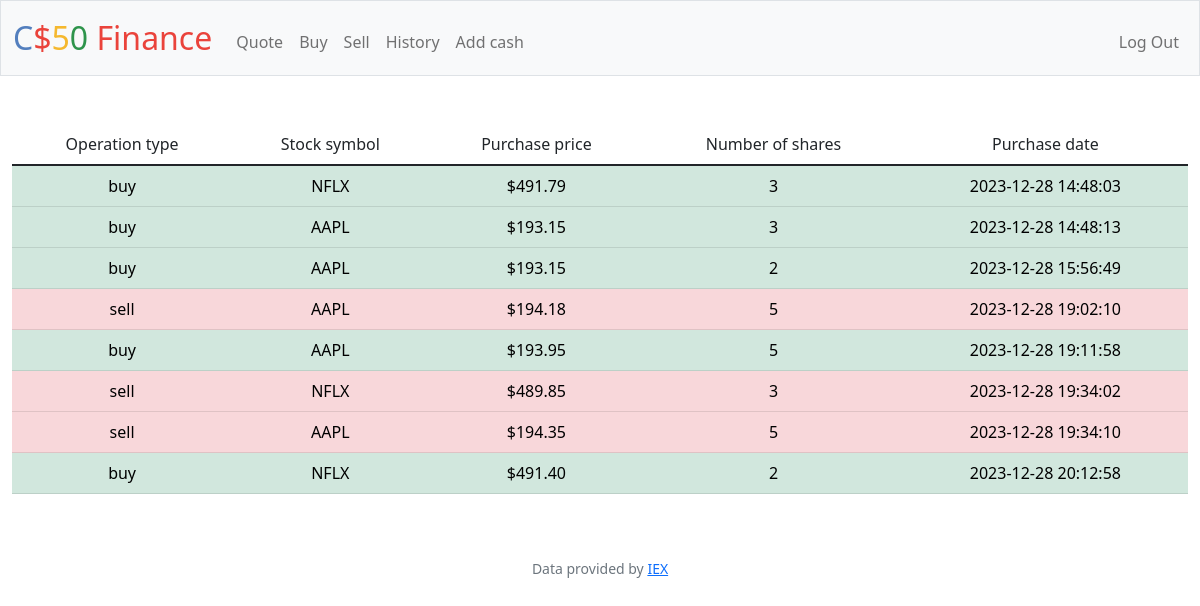
Screenshot of /history (signed in) with the database file from the repository.
### tables this page shows
CREATE TABLE purchases (
  id INTEGER PRIMARY KEY AUTOINCREMENT NOT NULL,
  user_id INTEGER NOT NULL,
  stock_id INTEGER NOT NULL,
  stock_price REAL NOT NULL,
  stock_count INTEGER NOT NULL,
  purchase_date NUMERIC NOT NULL, "type" TEXT NOT NULL,
  FOREIGN KEY(user_id) REFERENCES users(id),
  FOREIGN KEY(stock_id) REFERENCES stocks(id)
);

CREATE TABLE stocks (
  id INTEGER PRIMARY KEY AUTOINCREMENT NOT NULL,
  name TEXT NOT NULL,
  symbol TEXT NOT NULL);

### app.py (the view)
@app.route("/history")
@login_required
def history():
    current_user = session["user_id"]
    user_purchases = db.execute(
        "SELECT stock_price, stock_count, purchase_date, type, symbol FROM purchases JOIN stocks ON stocks.id = purchases.stock_id WHERE user_id = ? ORDER BY purchase_date",
        current_user,
    )
    return render_template("history.html", purchases=user_purchases)

### app.py (called while the page is built)
@app.after_request
def after_request(response):
    response.headers["Cache-Control"] = "no-cache, no-store, must-revalidate"
    response.headers["Expires"] = 0
    response.headers["Pragma"] = "no-cache"
    return response

### helpers.py (called while the page is built)
def login_required(f):
    @wraps(f)
    def decorated_function(*args, **kwargs):
        if session.get("user_id") is None:
            return redirect("/login")
        return f(*args, **kwargs)
    return decorated_function

def usd(value):
    return f"${value:,.2f}"

### templates/history.html
{% extends "layout.html" %} {% block title %} History {% endblock %} {% block main %}
<table class="table">
    <thead>
        <tr>
            <td>Operation type</td>
            <td>Stock symbol</td>
            <td>Purchase price</td>
            <td>Number of shares</td>
            <td>Purchase date</td>
        </tr>
    </thead>
    <tbody>
        {% for purchase in purchases %} {% if purchase.type == "sell" %}
        <tr class="table-danger">
            <td>{{ purchase.type }}</td>
            <td>{{ purchase.symbol }}</td>
            <td>{{ purchase.stock_price | usd }}</td>
            <td>{{ purchase.stock_count }}</td>
            <td>{{ purchase.purchase_date }}</td>
        </tr>
        {% else %}
        <tr class="table-success">
            <td>{{ purchase.type }}</td>
            <td>{{ purchase.symbol }}</td>
            <td>{{ purchase.stock_price | usd }}</td>
            <td>{{ purchase.stock_count }}</td>
            <td>{{ purchase.purchase_date }}</td>
        </tr>
        {% endif %} {% endfor %}
    </tbody>
</table>
{% endblock %}

### templates/layout.html (shortened to what this page needs)
<!DOCTYPE html>
<html lang="en">
    <head>
        <link
            href="https://cdn.jsdelivr.net/npm/bootstrap@5.1.3/dist/css/bootstrap.min.css"
            rel="stylesheet"
        />
        <link href="/static/styles.css" rel="stylesheet" />
    </head>
    <body>
        <nav class="bg-light border navbar navbar-expand-md navbar-light">
            <div class="container-fluid">
                <a class="navbar-brand" href="/"
                    ><span class="blue">C</span><span class="red">$</span
                    ><span class="yellow">5</span><span class="green">0</span>
                    <span class="red">Finance</span></a
                >
                <div class="collapse navbar-collapse" id="navbar">
                    {% if session["user_id"] %}
                    <ul class="navbar-nav me-auto mt-2">
                        <li class="nav-item"><a class="nav-link" href="/quote">Quote</a></li>
                        <li class="nav-item"><a class="nav-link" href="/buy">Buy</a></li>
                        <li class="nav-item"><a class="nav-link" href="/sell">Sell</a></li>
                        <li class="nav-item"><a class="nav-link" href="/history">History</a></li>
                        <li class="nav-item"><a class="nav-link" href="/cashin">Add cash</a></li>
                    </ul>
                    <ul class="navbar-nav ms-auto mt-2">
                        <li class="nav-item"><a class="nav-link" href="/logout">Log Out</a></li>
                    </ul>
                    {% else %}
                    <ul class="navbar-nav ms-auto mt-2">
                        <li class="nav-item"><a class="nav-link" href="/register">Register</a></li>
                        <li class="nav-item"><a class="nav-link" href="/login">Log In</a></li>
                    </ul>
                    {% endif %}
                </div>
            </div>
        </nav>
        <main class="container-fluid py-5 text-center">{% block main %}{% endblock %}</main>
        <footer class="mb-5 small text-center text-muted">
            Data provided by <a href="https://iexcloud.io/">IEX</a>
        </footer>
    </body>
</html>

### static/styles.css (style rules this page uses)
nav .navbar-brand { font-size: xx-large; }
nav .navbar-brand .blue { color: #537fbe; }
nav .navbar-brand .red { color: #ea433b; }
nav .navbar-brand .yellow { color: #f5b82e; }
nav .navbar-brand .green { color: #2e944b; }

### rows the page displays
purchases: type "buy", symbol "NFLX", stock_price "$491.79", stock_count "3", purchase_date "2023-12-28 14:48:03"
purchases: type "buy", symbol "AAPL", stock_price "$193.15", stock_count "3", purchase_date "2023-12-28 14:48:13"
purchases: type "buy", symbol "AAPL", stock_price "$193.15", stock_count "2", purchase_date "2023-12-28 15:56:49"
purchases: type "sell", symbol "AAPL", stock_price "$194.18", stock_count "5", purchase_date "2023-12-28 19:02:10"
purchases: type "buy", symbol "AAPL", stock_price "$193.95", stock_count "5", purchase_date "2023-12-28 19:11:58"
purchases: type "sell", symbol "NFLX", stock_price "$489.85", stock_count "3", purchase_date "2023-12-28 19:34:02"
purchases: type "sell", symbol "AAPL", stock_price "$194.35", stock_count "5", purchase_date "2023-12-28 19:34:10"
purchases: type "buy", symbol "NFLX", stock_price "$491.40", stock_count "2", purchase_date "2023-12-28 20:12:58"
